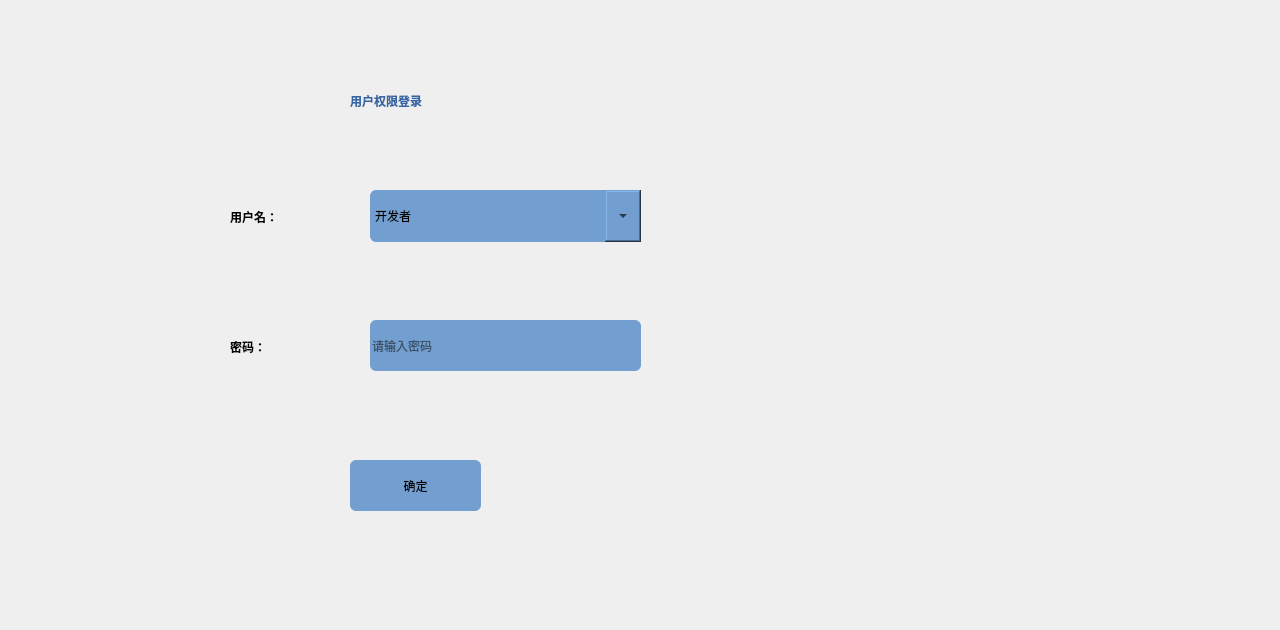
<?xml version="1.0" encoding="UTF-8"?>
<ui version="4.0">
 <class>Dengru</class>
 <widget class="QWidget" name="Dengru">
  <property name="geometry">
   <rect>
    <x>0</x>
    <y>0</y>
    <width>1280</width>
    <height>630</height>
   </rect>
  </property>
  <property name="sizeIncrement">
   <size>
    <width>40</width>
    <height>40</height>
   </size>
  </property>
  <property name="windowTitle">
   <string>Form</string>
  </property>
  <widget class="QLabel" name="label">
   <property name="geometry">
    <rect>
     <x>350</x>
     <y>70</y>
     <width>261</width>
     <height>61</height>
    </rect>
   </property>
   <property name="styleSheet">
    <string notr="true">background: transparent;
font: 16pt &quot;Ubuntu&quot;;
color: rgb(52, 101, 164);
font-weight: bold;</string>
   </property>
   <property name="text">
    <string>用户权限登录</string>
   </property>
  </widget>
  <widget class="QPushButton" name="pushButton">
   <property name="geometry">
    <rect>
     <x>350</x>
     <y>460</y>
     <width>131</width>
     <height>51</height>
    </rect>
   </property>
   <property name="styleSheet">
    <string notr="true">QPushButton {
	background: rgb(114, 159, 207);
	color: rgb(0, 0, 0);
 	border-radius: 6px; 
}

QPushButton:pressed {  
	background: rgb(138, 226, 52);
	color: rgb(0, 0, 0);
 	border-radius: 6px; 
}
</string>
   </property>
   <property name="text">
    <string>确定</string>
   </property>
  </widget>
  <widget class="QWidget" name="widget_2" native="true">
   <property name="geometry">
    <rect>
     <x>960</x>
     <y>299</y>
     <width>300</width>
     <height>311</height>
    </rect>
   </property>
   <property name="styleSheet">
    <string notr="true">background: transparent;</string>
   </property>
  </widget>
  <widget class="QComboBox" name="ComboBox">
   <property name="geometry">
    <rect>
     <x>370</x>
     <y>190</y>
     <width>271</width>
     <height>52</height>
    </rect>
   </property>
   <property name="sizePolicy">
    <sizepolicy hsizetype="Expanding" vsizetype="Expanding">
     <horstretch>0</horstretch>
     <verstretch>0</verstretch>
    </sizepolicy>
   </property>
   <property name="sizeIncrement">
    <size>
     <width>40</width>
     <height>40</height>
    </size>
   </property>
   <property name="styleSheet">
    <string notr="true">QComboBox {
    background: rgb(114, 159, 207);
    border-radius: 6px;
    color: rgb(0, 0, 0);
    font: 12pt &quot;Ubuntu&quot;;
    selection-background-color: rgb(138, 226, 52);
    selection-color: rgb(0, 0, 0);
}

QComboBox::drop-down {
    subcontrol-origin: padding;
    subcontrol-position: center right;  /* 箭头在右侧居中 */
    width: 36px;                        /* 箭头按钮宽度 */
    height: 52px;                   
}

QComboBox QAbstractItemView {
    background-color: #f0f0f0;
    color: rgb(0, 0, 0);
    border-radius: 6px;
    selection-background-color: rgb(138, 226, 52);
    outline: 0;
    font-size: 14px;
}

QComboBox QAbstractItemView::item {
    min-height: 30px; 
    padding: 8px;
    border-bottom: 1px solid #d0d0d0; 
    font-size: 14px;
}

QComboBox QAbstractItemView::item:selected {
    background-color: rgb(138, 226, 52);
}
</string>
   </property>
   <property name="maxVisibleItems">
    <number>40</number>
   </property>
   <property name="sizeAdjustPolicy">
    <enum>QComboBox::AdjustToMinimumContentsLength</enum>
   </property>
   <property name="iconSize">
    <size>
     <width>80</width>
     <height>80</height>
    </size>
   </property>
   <item>
    <property name="text">
     <string>开发者</string>
    </property>
   </item>
   <item>
    <property name="text">
     <string>管理者</string>
    </property>
   </item>
   <item>
    <property name="text">
     <string>查询者</string>
    </property>
   </item>
  </widget>
  <widget class="QLineEdit" name="LineEdit">
   <property name="geometry">
    <rect>
     <x>370</x>
     <y>320</y>
     <width>271</width>
     <height>51</height>
    </rect>
   </property>
   <property name="sizePolicy">
    <sizepolicy hsizetype="Expanding" vsizetype="Expanding">
     <horstretch>0</horstretch>
     <verstretch>0</verstretch>
    </sizepolicy>
   </property>
   <property name="styleSheet">
    <string notr="true">background: rgb(114, 159, 207);
color: rgb(0, 0, 0);
border-radius: 6px;</string>
   </property>
   <property name="placeholderText">
    <string>请输入密码</string>
   </property>
  </widget>
  <widget class="QLabel" name="Label">
   <property name="geometry">
    <rect>
     <x>230</x>
     <y>190</y>
     <width>140</width>
     <height>53</height>
    </rect>
   </property>
   <property name="styleSheet">
    <string notr="true">background: transparent;
color: rgb(0, 0, 0);
font: 13pt &quot;Ubuntu&quot;;
font-weight: bold;</string>
   </property>
   <property name="text">
    <string>用户名：</string>
   </property>
  </widget>
  <widget class="QLabel" name="Label_2">
   <property name="geometry">
    <rect>
     <x>230</x>
     <y>320</y>
     <width>105</width>
     <height>53</height>
    </rect>
   </property>
   <property name="styleSheet">
    <string notr="true">background: transparent;
color: rgb(0, 0, 0);
font: 13pt &quot;Ubuntu&quot;;
font-weight: bold;</string>
   </property>
   <property name="text">
    <string>密码：</string>
   </property>
  </widget>
 </widget>
 <resources/>
 <connections/>
</ui>
